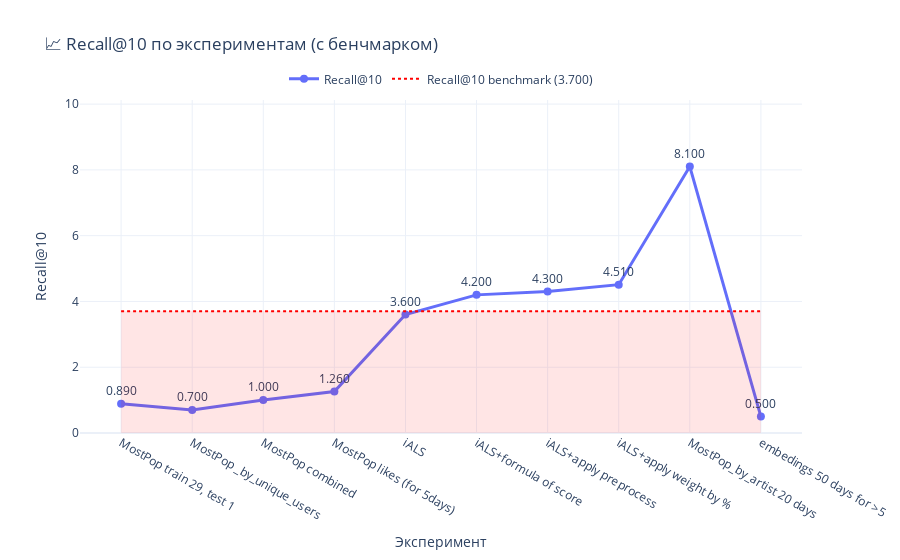
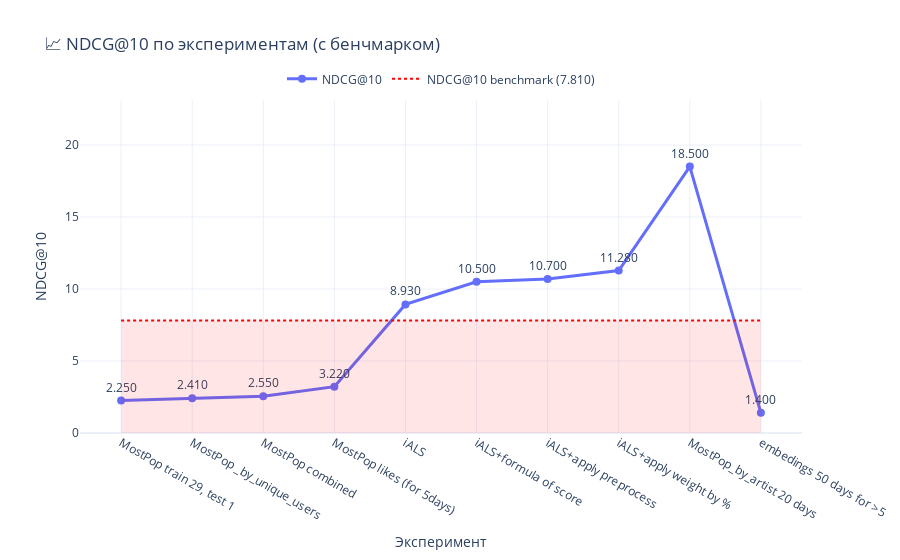

The cell these charts' notebook holds for them, in order:
### Code cell
import plotly.graph_objects as go

def plot_metric_with_benchmark(
    metric_name: str,
    metric_values: list[float],
    experiment_names: list[str],
    benchmark_value: float | None = None,
    dashed: bool = False,
    fill_color: str = "rgba(255, 0, 0, 0.1)"  # красный с прозрачностью
):
    """
    Рисует график метрики по экспериментам + горизонтальную линию-бенчмарк
    + подсветку (заливку) до линии бенчмарка.
    """

    if len(metric_values) != len(experiment_names):
        raise ValueError("Длины metric_values и experiment_names должны совпадать")

    fig = go.Figure()

    # === Основная линия метрики ===
    fig.add_trace(go.Scatter(
        x=experiment_names,
        y=metric_values,
        mode="lines+markers+text",
        name=metric_name,
        text=[f"{v:.3f}" for v in metric_values],
        textposition="top center",
        line=dict(width=3, dash="dash" if dashed else "solid"),
        marker=dict(size=8)
    ))

    # === Горизонтальная линия-бенчмарк ===
    if benchmark_value is not None:
        # Заливка до бенчмарка
        fig.add_trace(go.Scatter(
            x=[experiment_names[0], experiment_names[-1], experiment_names[-1], experiment_names[0]],
            y=[0, 0, benchmark_value, benchmark_value],
            fill="toself",
            fillcolor=fill_color,
            line=dict(color="rgba(255,0,0,0)"),  # без контура
            hoverinfo="skip",
            showlegend=False
        ))

        # Линия-бенчмарк
        fig.add_trace(go.Scatter(
            x=[experiment_names[0], experiment_names[-1]],
            y=[benchmark_value, benchmark_value],
            mode="lines",
            name=f"{metric_name} benchmark ({benchmark_value:.3f})",
            line=dict(width=2, dash="dot", color="red")
        ))

    # === Настройки осей и оформления ===
    y_max = max(metric_values + ([benchmark_value] if benchmark_value else [0])) * 1.25

    fig.update_layout(
        title=f"📈 {metric_name} по экспериментам (с бенчмарком)",
        xaxis_title="Эксперимент",
        yaxis_title=metric_name,
        yaxis=dict(range=[0, y_max]),
        template="plotly_white",
        hovermode="x unified",
        legend=dict(
            orientation="h",
            yanchor="bottom",
            y=1.02,
            xanchor="center",
            x=0.5
        )
    )

    return fig



experiments = [
    "MostPop train 29, test 1",
    "MostPop _by_unique_users",
    "MostPop combined",
        "MostPop likes (for 5days)", 
    "iALS",
    "iALS+formula of score",
    "iALS+apply preprocess",
    "iALS+apply weight by %",
    # "MostPop_by_artist",
    "MostPop_by_artist 20 days",
    "embedings 50 days for >5",
    

]

recall_scores = [0.89, 0.70, 1.00, 1.26, 3.6, 4.2, 4.3, 4.51, 8.1, 0.5]
ndcg_scores   = [2.25, 2.41, 2.55,  3.22, 8.93, 10.5, 10.7, 11.28, 18.5, 1.4]


# 1) график Recall@10
fig_recall = plot_metric_with_benchmark(
    "Recall@10", recall_scores, experiments,
    benchmark_value=3.7,    # максимум авторов по Recall
    dashed=False
)
fig_recall.show()

# 2) график NDCG@10
fig_ndcg = plot_metric_with_benchmark(
    "NDCG@10", ndcg_scores, experiments,
    benchmark_value=7.81,    # максимум авторов по NDCG
    dashed=False              # отличим стиль линий, если хочешь
)
fig_ndcg.show()

# После ужесточения условий точность просела - что логично. ПРи очиске лайков особо ничего не поменялось а так же при 
# На ранних этапах было принято решение увеличить время предсказания так как 1 день слишком жестко а 299 на трейне слишком много, много обобщения
# для ALS пришлось повысить длину вектора

### Figure 1 — Plotly figure (JSON) as saved in the notebook; plotly's stock layout.template omitted (floating-point values rounded to 4 significant figures)
{"data": [{"line": {"dash": "solid", "width": 3}, "marker": {"size": 8}, "mode": "lines+markers+text", "name": "Recall@10", "text": ["0.890", "0.700", "1.000", "1.260", "3.600", "4.200", "4.300", "4.510", "8.100", "0.500"], "textposition": "top center", "type": "scatter", "x": ["MostPop train 29, test 1", "MostPop _by_unique_users", "MostPop combined", "MostPop likes (for 5days)", "iALS", "iALS+formula of score", "iALS+apply preprocess", "iALS+apply weight by %", "MostPop_by_artist 20 days", "embedings 50 days for >5"], "y": [0.89, 0.7, 1, 1.26, 3.6, 4.2, 4.3, 4.51, 8.1, 0.5]}, {"fill": "toself", "fillcolor": "rgba(255, 0, 0, 0.1)", "hoverinfo": "skip", "line": {"color": "rgba(255,0,0,0)"}, "showlegend": false, "type": "scatter", "x": ["MostPop train 29, test 1", "embedings 50 days for >5", "embedings 50 days for >5", "MostPop train 29, test 1"], "y": [0, 0, 3.7, 3.7]}, {"line": {"color": "red", "dash": "dot", "width": 2}, "mode": "lines", "name": "Recall@10 benchmark (3.700)", "type": "scatter", "x": ["MostPop train 29, test 1", "embedings 50 days for >5"], "y": [3.7, 3.7]}], "layout": {"hovermode": "x unified", "legend": {"orientation": "h", "x": 0.5, "xanchor": "center", "y": 1.02, "yanchor": "bottom"}, "title": {"text": "📈 Recall@10 по экспериментам (с бенчмарком)"}, "xaxis": {"title": {"text": "Эксперимент"}}, "yaxis": {"range": [0, 10.12], "title": {"text": "Recall@10"}}}}

### Figure 2 — Plotly figure (JSON) as saved in the notebook; plotly's stock layout.template omitted (floating-point values rounded to 4 significant figures)
{"data": [{"line": {"dash": "solid", "width": 3}, "marker": {"size": 8}, "mode": "lines+markers+text", "name": "NDCG@10", "text": ["2.250", "2.410", "2.550", "3.220", "8.930", "10.500", "10.700", "11.280", "18.500", "1.400"], "textposition": "top center", "type": "scatter", "x": ["MostPop train 29, test 1", "MostPop _by_unique_users", "MostPop combined", "MostPop likes (for 5days)", "iALS", "iALS+formula of score", "iALS+apply preprocess", "iALS+apply weight by %", "MostPop_by_artist 20 days", "embedings 50 days for >5"], "y": [2.25, 2.41, 2.55, 3.22, 8.93, 10.5, 10.7, 11.28, 18.5, 1.4]}, {"fill": "toself", "fillcolor": "rgba(255, 0, 0, 0.1)", "hoverinfo": "skip", "line": {"color": "rgba(255,0,0,0)"}, "showlegend": false, "type": "scatter", "x": ["MostPop train 29, test 1", "embedings 50 days for >5", "embedings 50 days for >5", "MostPop train 29, test 1"], "y": [0, 0, 7.81, 7.81]}, {"line": {"color": "red", "dash": "dot", "width": 2}, "mode": "lines", "name": "NDCG@10 benchmark (7.810)", "type": "scatter", "x": ["MostPop train 29, test 1", "embedings 50 days for >5"], "y": [7.81, 7.81]}], "layout": {"hovermode": "x unified", "legend": {"orientation": "h", "x": 0.5, "xanchor": "center", "y": 1.02, "yanchor": "bottom"}, "title": {"text": "📈 NDCG@10 по экспериментам (с бенчмарком)"}, "xaxis": {"title": {"text": "Эксперимент"}}, "yaxis": {"range": [0, 23.12], "title": {"text": "NDCG@10"}}}}
